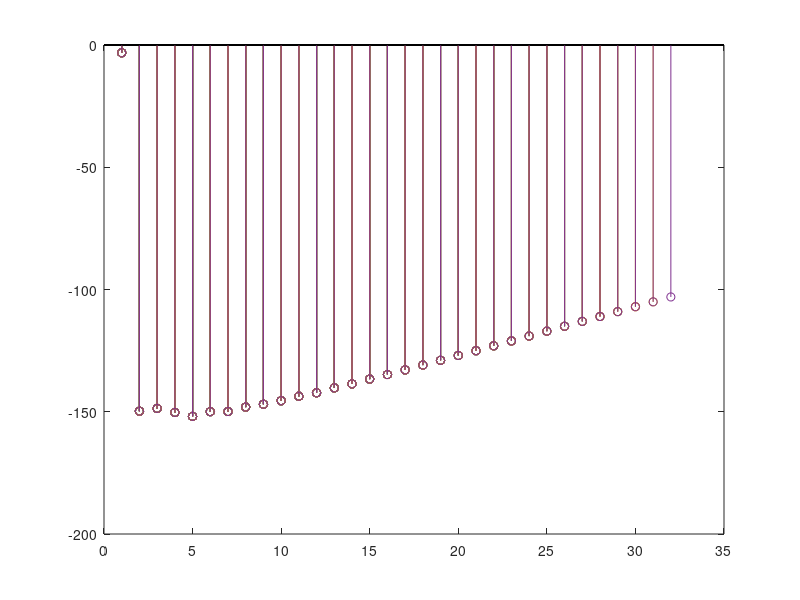
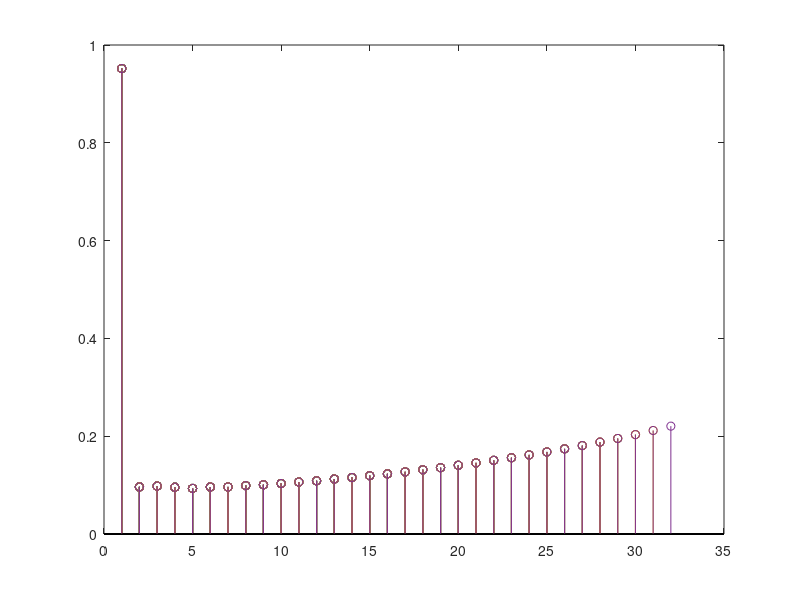

MATLAB code to generate these figures, in order: (Note: this script raises an error after producing the figures.)
clc;


N= 64;
n = [0:N-1];

x = cos(0.4*pi*n) + cos(0.45*pi*n);

for K =1:32
    [A sigmaw2]=aryule(x,K);
    AIC1(K) = N*log(sigmaw2) + 2*K;
    FPE1(K) = ((N+K)/(N-K))*sigmaw2  
    figure(1)
    stem(AIC1)
    hold on
    figure(2)
    stem(FPE1)
    hold on
end

for k = 1:32
    [B sigmaw3]=arcov(x,k)
    AIC2(k) = N*log(sigmaw3) + 2*k;
    FPE2(k) = ((N+k)/(N-k))*sigmaw3
    figure(3)
    stem(AIC2)
    hold on
    figure(4)
    stem(FPE2)
    hold on
end

